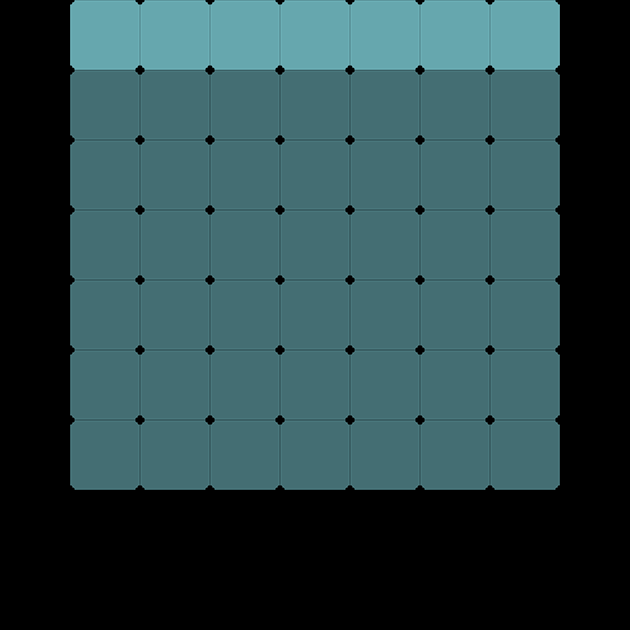

Below is a game level as drawn by its tile map, then a one-line description and the .tmx that defines it (tile-layer data replaced by summaries):
An orthogonal 9x9 tile map with 70x70 px tiles, 2 tile layers (gridLayer, producerLayer), 1 hidden layer not drawn.

<map version="1.0" orientation="orthogonal" renderorder="right-down" width="9" height="9" tilewidth="70" tileheight="70">
 <tileset firstgid="1" name="sushi" tilewidth="70" tileheight="70" spacing="2" margin="2">
  <image source="../w640/sushi.png" width="722" height="218" />
 </tileset>
 <layer name="gridLayer" width="9" height="9">
  <data>[81 cells, 49 non-empty, 1 distinct tile ids]</data>
 </layer>
 <layer name="clipperLayer" width="9" height="9" visible="0">
  <data>[81 cells, 49 non-empty, 1 distinct tile ids]</data>
 </layer>
 <layer name="producerLayer" width="9" height="9">
  <data>[81 cells, 7 non-empty, 1 distinct tile ids]</data>
 </layer>
</map>
